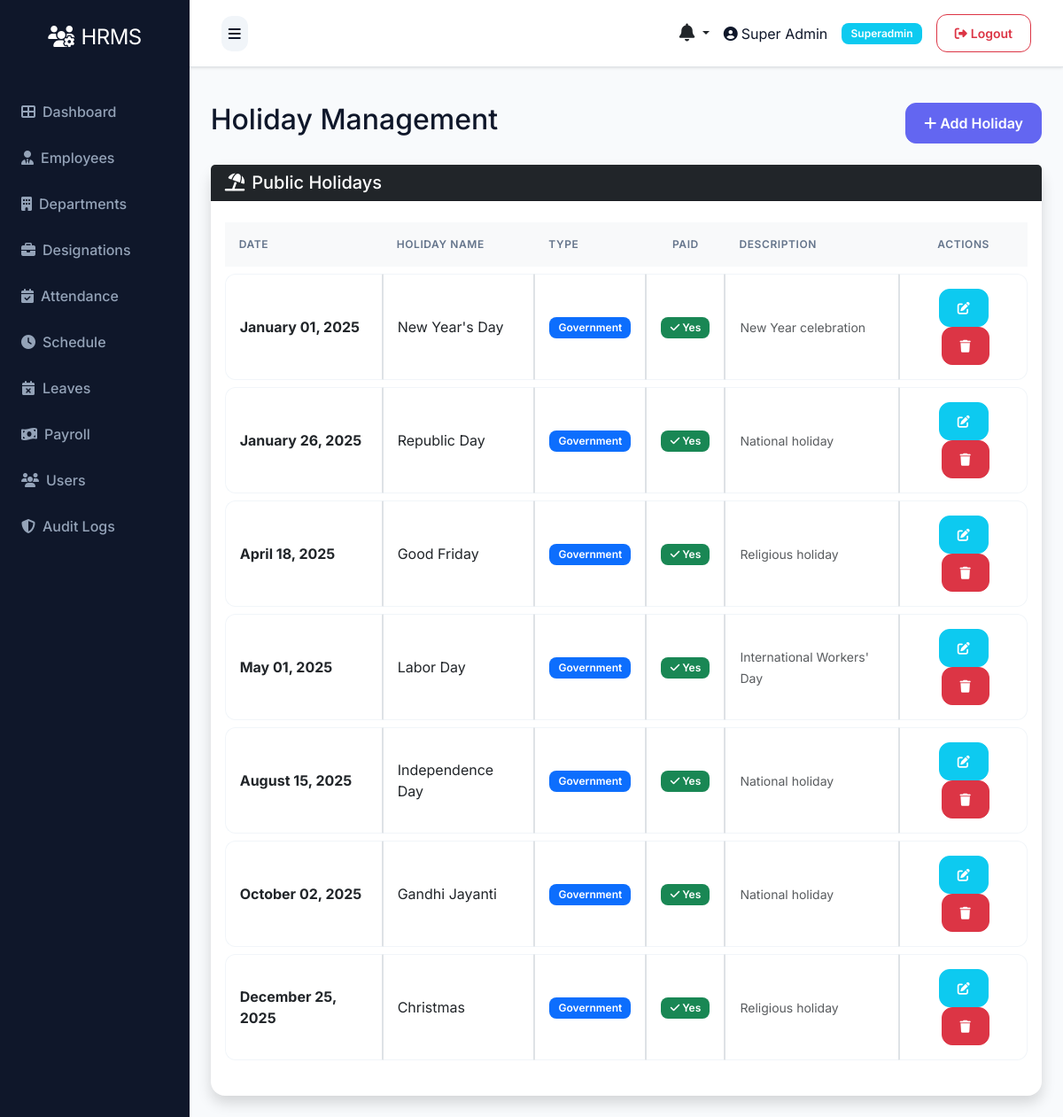
The page /attendance/holidays (signed in) on the database as committed earlier.
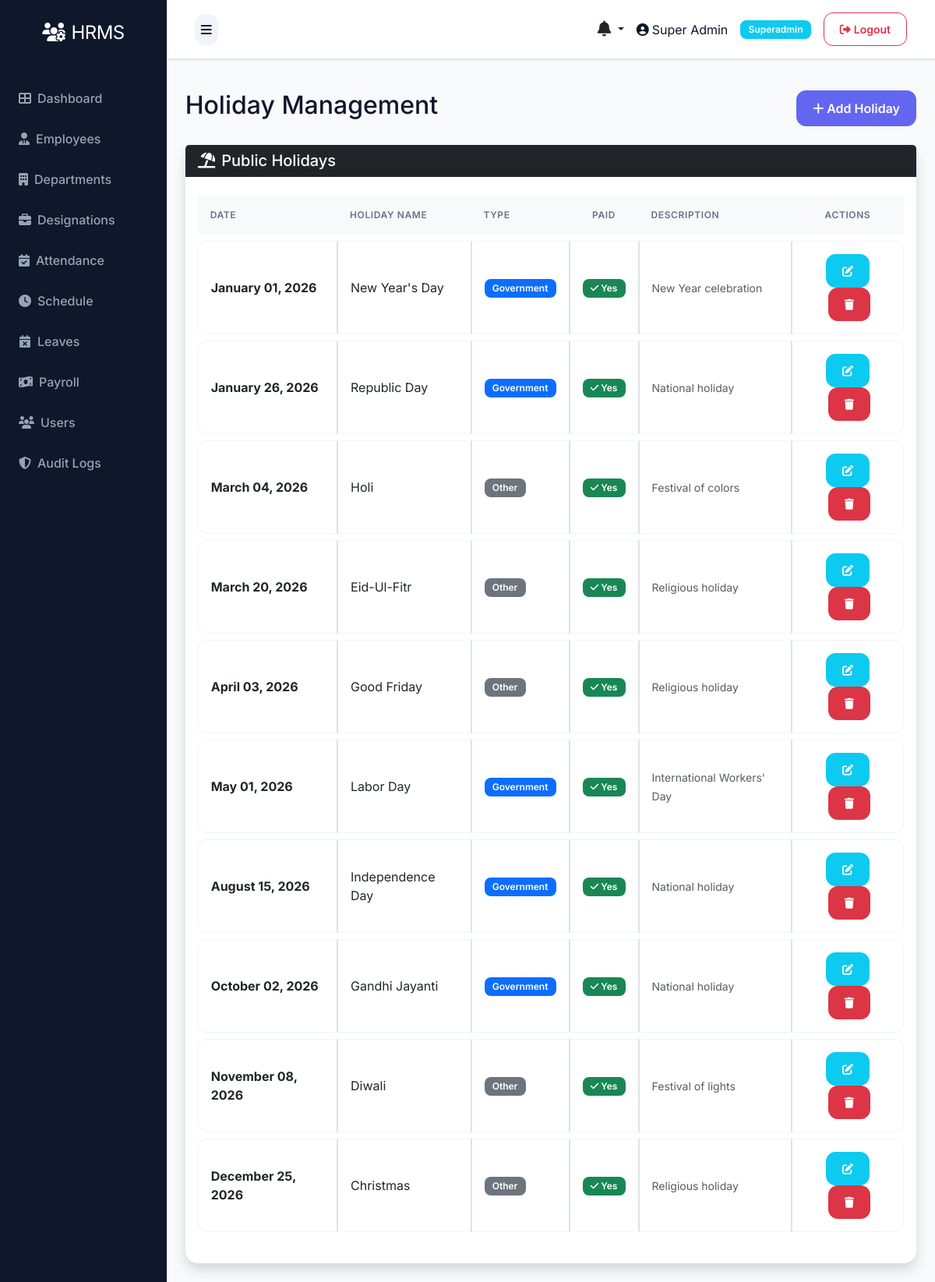
The same page on the database as committed later.
### models.py (models this page shows)
class User(UserMixin, db.Model):
    __tablename__ = 'users'
    id = db.Column(db.Integer, primary_key=True)
    role_id = db.Column(db.Integer, db.ForeignKey('roles.id'), nullable=False)
    name = db.Column(db.String(100), nullable=False)
    email = db.Column(db.String(100), unique=True, nullable=False)
    phone = db.Column(db.String(20))
    status = db.Column(db.String(20), default='active')
    password = db.Column(db.String(255), nullable=False)
    remember_token = db.Column(db.String(100))
    email_verified_at = db.Column(db.DateTime)
    created_at = db.Column(db.DateTime, default=datetime.utcnow)
    updated_at = db.Column(db.DateTime, default=datetime.utcnow, onupdate=datetime.utcnow)

class Role(db.Model):
    __tablename__ = 'roles'
    id = db.Column(db.Integer, primary_key=True)
    name = db.Column(db.String(50), unique=True, nullable=False)
    description = db.Column(db.Text)
    created_at = db.Column(db.DateTime, default=datetime.utcnow)
    updated_at = db.Column(db.DateTime, default=datetime.utcnow, onupdate=datetime.utcnow)
    users = db.relationship('User', backref='role', lazy=True)

class Holiday(db.Model):
    __tablename__ = 'holidays'
    id = db.Column(db.Integer, primary_key=True)
    name = db.Column(db.String(100), nullable=False)
    date = db.Column(db.Date, nullable=False)
    description = db.Column(db.Text)
    type = db.Column(db.String(50))  # 'government', 'company', etc.
    is_paid = db.Column(db.Boolean, default=True)
    created_at = db.Column(db.DateTime, default=datetime.utcnow)
    updated_at = db.Column(db.DateTime, default=datetime.utcnow, onupdate=datetime.utcnow)

### routes/attendance.py (the view)
@bp.route('/holidays')
@login_required
def holidays():
    if not current_user.is_authenticated or current_user.role.name not in ['superadmin', 'hr']:
        flash('Access denied', 'danger')
        return redirect(url_for('auth.login'))
    holidays = Holiday.query.order_by(Holiday.date).all()
    return render_template('admin/attendance/holidays.html', holidays=holidays)

### app.py (called while the page is built)
@app.context_processor
def inject_now():
    return {'datetime': datetime}

@login_manager.user_loader
def load_user(user_id):
    try:
        return db.session.get(User, int(user_id))
    except Exception as e:
        app.logger.error(f'Error loading user {user_id}: {str(e)}')
        return None

@app.context_processor
def inject_user():
    pending_leaves = 0
    unread_notifications_count = 0
    recent_notifications = []
    try:
        if current_user.is_authenticated:
            if getattr(current_user, 'role', None) and current_user.role.name in ['superadmin', 'hr']:
                from models import Leave
                pending_leaves = Leave.query.filter_by(status='pending').count()
            unread_notifications_count = Notification.query.filter_by(user_id=current_user.id, is_read=False).count()
            recent_notifications = Notification.query.filter_by(user_id=current_user.id).order_by(Notification.created_at.desc()).limit(5).all()
    except Exception:
        pass
    return dict(current_user=current_user, pending_leaves=pending_leaves, unread_notifications_count=unread_notifications_count, recent_notifications=recent_notifications)

### templates/admin/attendance/holidays.html (shortened to what this page needs)
{% extends "base.html" %}
{% block content %}
<div class="d-flex justify-content-between align-items-center mb-4">
    <h2>Holiday Management</h2>
    {% if current_user.is_authenticated and current_user.role and current_user.role.name in ['superadmin', 'hr'] %}
    <a href="{{ url_for('attendance.create_holiday') }}" class="btn btn-primary"><i class="fas fa-plus"></i> Add Holiday</a>
    {% endif %}
</div>
<div class="card shadow">
    <div class="card-header bg-dark text-white">
        <h5 class="mb-0"><i class="fas fa-umbrella-beach me-2"></i>Public Holidays</h5>
    </div>
    <div class="card-body">
        <div class="table-responsive">
            <table class="table table-hover table-bordered align-middle">
                <thead class="table-light">
                    <tr>
                        <th>Date</th>
                        <th>Holiday Name</th>
                        <th>Type</th>
                        <th class="text-center">Paid</th>
                        <th>Description</th>
                        <th class="text-center">Actions</th>
                    </tr>
                </thead>
                <tbody>
                    {% for holiday in holidays %}
                    <tr>
                        <td class="fw-bold">{{ holiday.date.strftime('%B %d, %Y') }}</td>
                        <td>{{ holiday.name|title }}</td>
                        <td>
                            {% if holiday.type == 'government' %}
                                <span class="badge bg-primary">Government</span>
                            {% elif holiday.type == 'company' %}
                                <span class="badge bg-info text-dark">Company</span>
                            {% else %}
                                <span class="badge bg-secondary">Other</span>
                            {% endif %}
                        </td>
                        <td class="text-center">
                            {% if holiday.is_paid %}
                                <span class="badge bg-success"><i class="fas fa-check"></i> Yes</span>
                            {% else %}
                                <span class="badge bg-danger"><i class="fas fa-times"></i> No</span>
                            {% endif %}
                        </td>
                        <td><small class="text-muted">{{ holiday.description or 'No description' }}</small></td>
                        <td class="text-center">
                            <a href="{{ url_for('attendance.edit_holiday', holiday_id=holiday.id) }}" class="btn btn-sm btn-info text-white" title="Edit">
                                <i class="fas fa-edit"></i>
                            </a>
                            <form method="post" action="{{ url_for('attendance.delete_holiday', holiday_id=holiday.id) }}" class="d-inline ms-1" onsubmit="return confirm('Are you sure you want to delete this holiday?');">
                                <button type="submit" class="btn btn-sm btn-danger" title="Delete">
                                    <i class="fas fa-trash"></i>
                                </button>
                            </form>
                        </td>
                    </tr>
                    {% else %}
                    <tr>
                        <td colspan="6" class="text-center py-4 text-muted">No holidays have been configured.</td>
                    </tr>
                    {% endfor %}
                </tbody>
            </table>
        </div>
    </div>
</div>
{% endblock %}

### templates/base.html (shortened to what this page needs)
<!DOCTYPE html>
<html lang="en">
<head>
    <link href="https://cdn.jsdelivr.net/npm/bootstrap@5.3.0/dist/css/bootstrap.min.css" rel="stylesheet">
    <link rel="stylesheet" href="https://cdnjs.cloudflare.com/ajax/libs/font-awesome/6.4.0/css/all.min.css">
    <link rel="stylesheet" href="{{ url_for('static', filename='css/style.css') }}">
</head>
<body>
    {% if current_user.is_authenticated %}
    {% set role_name = (current_user.role.name if current_user.role and current_user.role.name else 'employee') %}
    {% set dashboard_map = {
        'superadmin': 'admin.superadmin_dashboard',
        'admin': 'admin.admin_dashboard',
        'hr': 'admin.hr_dashboard',
        'payroll': 'admin.payroll_dashboard',
        'moderator': 'admin.moderator_dashboard',
        'employee': 'user.dashboard'
    } %}
    {% set dashboard_endpoint = dashboard_map.get(role_name, 'user.dashboard') %}
    <div class="d-flex" id="wrapper">
        <div id="sidebar-wrapper">
            <div class="sidebar-heading text-center">
                <i class="fas fa-users-cog me-2"></i>HRMS
            </div>
            <div class="list-group list-group-flush mt-3">
                <a href="{{ url_for(dashboard_endpoint) }}" class="list-group-item list-group-item-action {{ 'active' if request.endpoint == dashboard_endpoint else '' }}">
                    <i class="fas fa-th-large me-2"></i>Dashboard
                </a>
                {% if role_name in ['superadmin', 'hr'] %}
                <a href="{{ url_for('employee.index') }}" class="list-group-item list-group-item-action {{ 'active' if request.endpoint == 'employee.index' else '' }}">
                    <i class="fas fa-user-tie me-2"></i>Employees
                </a>
                <a href="{{ url_for('department.index') }}" class="list-group-item list-group-item-action {{ 'active' if request.endpoint == 'department.index' else '' }}">
                    <i class="fas fa-building me-2"></i>Departments
                </a>
                <a href="{{ url_for('designation.index') }}" class="list-group-item list-group-item-action {{ 'active' if request.endpoint == 'designation.index' else '' }}">
                    <i class="fas fa-briefcase me-2"></i>Designations
                </a>
                {% endif %}
                {% if role_name in ['superadmin', 'hr'] %}
                <a href="{{ url_for('attendance.index') }}" class="list-group-item list-group-item-action {{ 'active' if request.endpoint == 'attendance.index' else '' }}">
                    <i class="fas fa-calendar-check me-2"></i>Attendance
                </a>
                <a href="{{ url_for('schedule.index') }}" class="list-group-item list-group-item-action {{ 'active' if request.endpoint == 'schedule.index' else '' }}">
                    <i class="fas fa-clock me-2"></i>Schedule
                </a>
                {% endif %}
                {% if role_name in ['superadmin', 'hr'] %}
                <a href="{{ url_for('leave.index') }}" class="list-group-item list-group-item-action {{ 'active' if request.endpoint == 'leave.index' else '' }}">
                    <i class="fas fa-calendar-times me-2"></i>Leaves
                </a>
                {% endif %}
                {% if role_name in ['superadmin', 'hr'] %}
                <a href="{{ url_for('payroll.index') }}" class="list-group-item list-group-item-action {{ 'active' if request.endpoint == 'payroll.index' else '' }}">
                    <i class="fas fa-money-bill-wave me-2"></i>Payroll
                </a>
                {% endif %}
                {% if role_name == 'superadmin' %}
                <a href="{{ url_for('user.index') }}" class="list-group-item list-group-item-action {{ 'active' if request.endpoint == 'user.index' else '' }}">
                    <i class="fas fa-users me-2"></i>Users
                </a>
                <a href="{{ url_for('admin.audit_logs') }}" class="list-group-item list-group-item-action {{ 'active' if request.endpoint == 'admin.audit_logs' else '' }}">
                    <i class="fas fa-shield-alt me-2"></i>Audit Logs
                </a>
                {% endif %}
            </div>
        </div>
        <div id="page-content-wrapper" class="w-100">
            <nav class="navbar navbar-expand-lg navbar-light bg-light border-bottom">
                <div class="container-fluid">
                    <button class="btn btn-primary" id="menu-toggle">
                        <i class="fas fa-bars"></i>
                    </button>
                    <div class="ms-auto d-flex align-items-center">
                        <div class="dropdown me-3">
                            <a class="nav-link dropdown-toggle position-relative text-dark" href="#" id="notificationsDropdown" role="button" data-bs-toggle="dropdown" aria-expanded="false">
                                <i class="fas fa-bell fs-5"></i>
                            </a>
                        </div>
                        <span class="me-3">
                            <i class="fas fa-user-circle me-1"></i>{{ current_user.name }}
                        </span>
                        <span class="badge bg-info me-3">{{ role_name|title }}</span>
                        <a href="{{ url_for('auth.logout') }}" class="btn btn-outline-danger btn-sm">
                            <i class="fas fa-sign-out-alt me-1"></i>Logout
                        </a>
                    </div>
                </div>
            </nav>
            <div class="container-fluid p-4">
                {% block content %}{% endblock %}
            </div>
        </div>
    </div>
    {% endif %}
</body>
</html>

### static/css/style.css (style rules this page uses)
:root { --primary: #6366f1; --primary-hover: #4f46e5; --secondary: #64748b; --success: #22c55e; --danger: #ef4444; --warning: #f59e0b; --info: #06b6d4; --dark: #0f172a; --light: #f8fafc; --white: #ffffff; --glass: rgba(255, 255, 255, 0.7); --glass-border: rgba(255, 255, 255, 0.3); --card-shadow: 0 4px 6px -1px rgb(0 0 0 / 0.1), 0 2px 4px -2px rgb(0 0 0 / 0.1); --card-shadow-hover: 0 10px 15px -3px rgb(0 0 0 / 0.1), 0 4px 6px -4px rgb(0 0 0 / 0.1); --transition: all 0.3s cubic-bezier(0.4, 0, 0.2, 1); }
body { font-family: 'Inter', sans-serif; background-color: #f1f5f9; color: var(--dark); overflow-x: hidden; }
#wrapper { min-height: 100vh; }
#sidebar-wrapper { min-height: 100vh; width: 260px; background: var(--dark); transition: margin 0.3s ease-in-out; box-shadow: 4px 0 10px rgba(0, 0, 0, 0.05); }
#sidebar-wrapper .sidebar-heading { padding: 1.5rem 1.25rem; font-size: 1.5rem; color: var(--white); letter-spacing: -0.025em; }
#page-content-wrapper { min-width: 0; width: 100%; background-color: #f8fafc; }
#sidebar-wrapper .list-group-item { border: none; padding: 0.875rem 1.5rem; background: transparent !important; color: #94a3b8 !important; font-weight: 500; transition: var(--transition); }
.list-group-item { border: none; background-color: transparent; transition: var(--transition); }
.card { border: none; border-radius: 1rem; box-shadow: var(--card-shadow); transition: var(--transition); background: var(--white); }
.table { border-collapse: separate; border-spacing: 0 0.5rem; }
.table thead th { border: none; color: var(--secondary); font-weight: 600; text-transform: uppercase; font-size: 0.75rem; letter-spacing: 0.05em; padding: 1rem; }
.table tbody tr { background: var(--white); transition: var(--transition); }
.table tbody td { padding: 1rem; vertical-align: middle; border-top: 1px solid #f1f5f9; border-bottom: 1px solid #f1f5f9; }
.table tbody td:first-child { border-left: 1px solid #f1f5f9; border-top-left-radius: 0.75rem; border-bottom-left-radius: 0.75rem; }
.table tbody td:last-child { border-right: 1px solid #f1f5f9; border-top-right-radius: 0.75rem; border-bottom-right-radius: 0.75rem; }
.btn { border-radius: 0.75rem; padding: 0.625rem 1.25rem; font-weight: 600; transition: var(--transition); }
.btn-primary { background-color: var(--primary); border-color: var(--primary); }
.badge { padding: 0.5em 0.85em; font-weight: 600; border-radius: 0.5rem; }
.navbar { padding: 1rem 1.5rem; background: var(--white) !important; box-shadow: 0 1px 3px 0 rgb(0 0 0 / 0.1); }
#menu-toggle { background: #f1f5f9; border: none; color: var(--dark); padding: 0.5rem; }

Rows that differ between the two databases and show on the page:
removed Holiday: date "April 18, 2025", name "Good Friday", type "Government", is_paid True (drawn), description "Religious holiday"
changed Holiday "New Year's Day": date "January 01, 2025" → "January 01, 2026"
changed Holiday "Republic Day": date "January 26, 2025" → "January 26, 2026"
added Holiday: date "March 04, 2026", name "Holi", type "Other", is_paid True (drawn), description "Festival of colors"
changed Holiday: date "August 15, 2025" → "March 20, 2026"; name "Independence Day" → "Eid-Ul-Fitr"; description "National holiday" → "Religious holiday"; type "Government" → "Other"; moves up the list
changed Holiday: date "May 01, 2025" → "April 03, 2026"; name "Labor Day" → "Good Friday"; description "International Workers' Day" → "Religious holiday"; type "Government" → "Other"
changed Holiday: date "October 02, 2025" → "May 01, 2026"; name "Gandhi Jayanti" → "Labor Day"; description "National holiday" → "International Workers' Day"
changed Holiday: date "December 25, 2025" → "August 15, 2026"; name "Christmas" → "Independence Day"; description "Religious holiday" → "National holiday"
added Holiday: date "October 02, 2026", name "Gandhi Jayanti", type "Government", is_paid True (drawn), description "National holiday"
added Holiday: date "November 08, 2026", name "Diwali", type "Other", is_paid True (drawn), description "Festival of lights"
added Holiday: date "December 25, 2026", name "Christmas", type "Other", is_paid True (drawn), description "Religious holiday"
